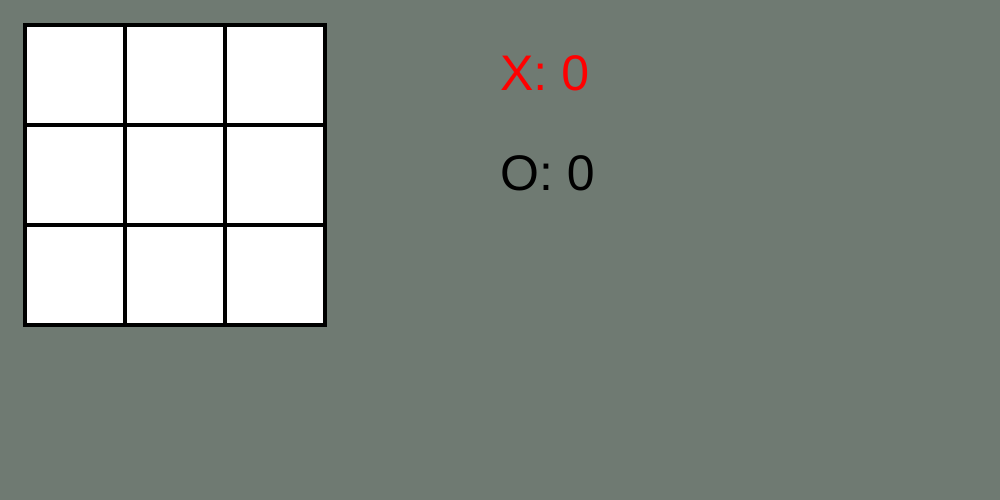
Frame 1 (no input)
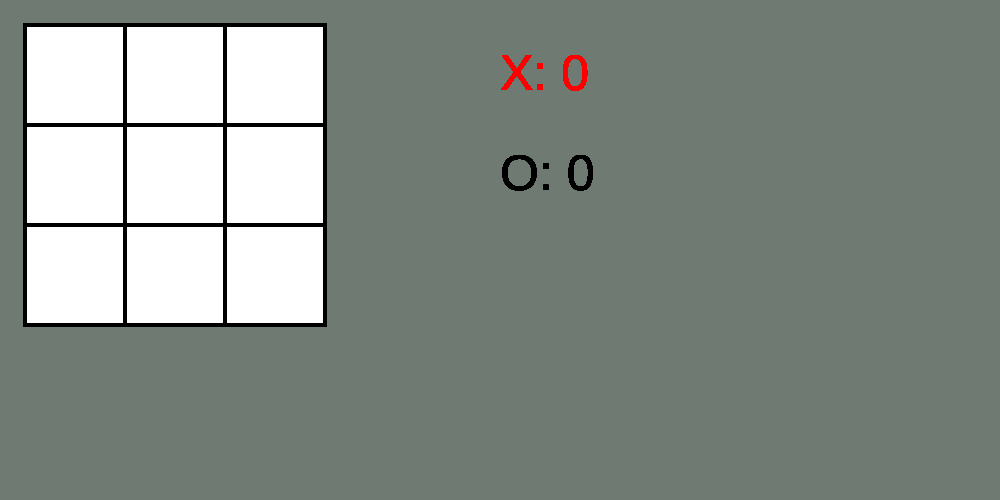
Frame 60 (no input)
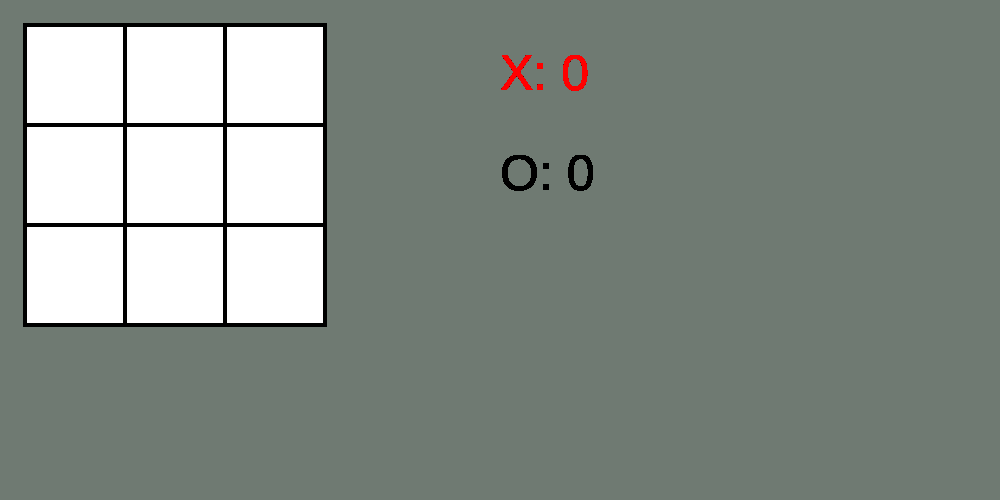
Frame 120 (the mouse pressed at the canvas centre since frame 60)

The p5.js sketch that drew these frames (run headless with seeded random() and noise() and a simulated clock; from frame 60 on, the mouse is pressed at the canvas centre):

// p5.js sketch
// ── sketch.js
let game = [1,2,3,4,5,6,7,8,9]
let userTurn = 'X'
let winner
let xScore = 0
let yScore = 0
function setup() {
    createCanvas(1000, 500);
    background(111, 122, 114);

    strokeWeight(4)
    rect(25, 25, 100, 100);
    rect(125, 25, 100, 100);
    rect(225, 25, 100, 100);
  
    rect(25, 125, 100, 100);
    rect(125, 125, 100, 100);
    rect(225, 125, 100, 100);
  
    rect(25, 225, 100, 100);
    rect(125, 225, 100, 100);
    rect(225, 225, 100, 100);

}

function draw() {
    textSize(50);

    if(userTurn == 'X'){
      fill(255,0,0)
      text("X: " + xScore, 500, 90);
      fill(0)
      text("O: " + yScore, 500, 190);
    }
    else{
      fill(0)
      text("X: " + xScore, 500, 90);
      fill(255,0,0)
      text("O: " + yScore, 500, 190);

    }
   
   
    //row 1
    
    
   
   
    
}

function mouseClicked() {
  fill(0,0,0)
  if(mouseX > 25 && mouseX < 125 && mouseY > 25 && mouseY < 125){
    game.splice(0, 1, userTurn)
    console.log('(1,1)')
    textSize(50);
    text(userTurn, 60, 90);
    if(userTurn == 'X'){
      userTurn = 'O'
    }
    else {
      userTurn = 'X'
    }
    if(checkWinner()){
        textSize(50);
        if(userTurn == 'X'){
            text("O is the winner!!!",25, 400);
            yScore++
          }
          else{
            text("X is the winner!!!",25, 400);
            xScore++
          }
        setTimeout(reset,1500);
        
      }
    console.log(game)
    console.log(checkWinner())
  }
  
  if(mouseX > 125 && mouseX < 225 && mouseY > 25  && mouseY < 125){
    game.splice(1, 1, userTurn)
    console.log('(2,1)')
    textSize(50);
    text(userTurn, 160, 90);
    if(userTurn == 'X'){
      userTurn = 'O'
    }
    else {
      userTurn = 'X'
    }
    if(checkWinner()){
      textSize(50);
      if(userTurn == 'X'){
          text("O is the winner!!!",25, 400);
          yScore++
        }
        else{
          text("X is the winner!!!",25, 400);
          xScore++
        }
      setTimeout(reset,1500);
      
    }
    console.log(checkWinner())
  }
  if(mouseX > 225 && mouseX < 325 && mouseY > 25  && mouseY < 125){
    game.splice(2, 1, userTurn)
    console.log('(3,1)') 
    textSize(50);
    text(userTurn, 260, 90);
    if(userTurn == 'X'){
      userTurn = 'O'
    }
    else {
      userTurn = 'X'
    }
    if(checkWinner()){
      textSize(50);
      if(userTurn == 'X'){
          text("O is the winner!!!",25, 400);
          yScore++
        }
        else{
          text("X is the winner!!!",25, 400);
          xScore++
        }
      setTimeout(reset,1500);
      
    }
    console.log(checkWinner())
  }
  
  if(mouseX > 25 && mouseX < 125 && mouseY > 125  && mouseY < 225){
    game.splice(3, 1, userTurn)
    console.log('(1,2)')
    
    textSize(50);
    text(userTurn, 60, 190);
    if(userTurn == 'X'){
      userTurn = 'O'
    }
    else {
      userTurn = 'X'
    }
    if(checkWinner()){
      textSize(50);
      if(userTurn == 'X'){
          text("O is the winner!!!",25, 400);
          yScore++
        }
        else{
          text("X is the winner!!!",25, 400);
          xScore++
        }
      setTimeout(reset,1500);
      
    }
    console.log(checkWinner())
  }
  
  if(mouseX > 125 && mouseX < 225 && mouseY > 125  && mouseY < 225){
    game.splice(4, 1, userTurn)
    console.log('(2,2)')
    textSize(50);
    text(userTurn,160, 190);
    if(userTurn == 'X'){
      userTurn = 'O'
    }
    else {
      userTurn = 'X'
    }
    if(checkWinner()){
      textSize(50);
      if(userTurn == 'X'){
          text("O is the winner!!!",25, 400);
          yScore++
        }
        else{
          text("X is the winner!!!",25, 400);
          xScore++
        }
      setTimeout(reset,1500);
      
    }
    console.log(checkWinner())
  }
  
  if(mouseX > 225 && mouseX < 325 && mouseY > 125  && mouseY < 225){
    game.splice(5, 1, userTurn)
    console.log('(3,2)')
    textSize(50);
    text(userTurn,260, 190);
    if(userTurn == 'X'){
      userTurn = 'O'
    }
    else {
      userTurn = 'X'
    }
    if(checkWinner()){
      textSize(50);
      if(userTurn == 'X'){
          text("O is the winner!!!",25, 400);
          yScore++
        }
        else{
          text("X is the winner!!!",25, 400);
          xScore++
        }
      setTimeout(reset,1500);
      
    }
    console.log(checkWinner())
  }
  
  if(mouseX > 25 && mouseX < 125 && mouseY > 225 && mouseY < 325){
    game.splice(6, 1, userTurn)
    console.log('(1,3)')
    textSize(50);
    text(userTurn,60, 290);
    if(userTurn == 'X'){
      userTurn = 'O'
    }
    else {
      userTurn = 'X'
    }
    if(checkWinner()){
      textSize(50);
      if(userTurn == 'X'){
          text("O is the winner!!!",25, 400);
          yScore++
        }
        else{
          text("X is the winner!!!",25, 400);
          xScore++
        }
      setTimeout(reset,1500);
      
    }
    console.log(checkWinner())
  }
  if(mouseX > 125 && mouseX < 225 && mouseY > 225 && mouseY < 325){
    game.splice(7, 1, userTurn)
    console.log('(2,3)')
    textSize(50);
    text(userTurn,160, 290);
    if(userTurn == 'X'){
      userTurn = 'O'
    }
    else {
      userTurn = 'X'
    }
    if(checkWinner()){
      textSize(50);
      if(userTurn == 'X'){
          text("O is the winner!!!",25, 400);
          yScore++
        }
        else{
          text("X is the winner!!!",25, 400);
          xScore++
        }
      setTimeout(reset,1500);
      
    }
    console.log(checkWinner())
  }
  if(mouseX > 225 && mouseX < 325 && mouseY > 225  && mouseY < 325){
    game.splice(8, 1, userTurn)
    console.log('(3,3)')
    textSize(50);
    text(userTurn,260, 290);
    if(userTurn == 'X'){
      userTurn = 'O'
    }
    else {
      userTurn = 'X'
    }
    if(checkWinner()){
      textSize(50);
      if(userTurn == 'X'){
          text("O is the winner!!!",25, 400);
          yScore++
        }
        else{
          text("X is the winner!!!",25, 400);
          xScore++
        }
      setTimeout(reset,1500);
      
    }
  }
  console.log(game)
  console.log("X: " + xScore)
  console.log("Y: " + yScore)
  
}

function checkWinner() {
  if(game[0] == game[1] && game[0] == game[2]) {
    winner = game[0]
    console.log(winner)
    return true
  }
  if(game[3] == game[4] && game[3] == game[5]) {
    winner = game[3]
    return true
  }
  if(game[6] == game[7] && game[6] == game[8]) {
    winner = game[6]
    return true
  }
  if(game[0] == game[3] && game[0] == game[6]) {
    winner = game[0]
    return true
  }
  if(game[1] == game[4] && game[1] == game[7]) {
    winner = game[1]
    return true
  }
  if(game[2] == game[5] && game[2] == game[8]) {
    winner = game[2]
    return true
  }
  if(game[0] == game[4] && game[0] == game[8]){
    winner = game[0]
    return true
  }
  if(game[6] == game[4] && game[6] == game[2]){
    winner = game[6]
    return true
  }
  if(game.includes(1) == true){
    winner = "Tie"
    return false
  }
  
  else{
    return false
  }
}

function reset(){
        fill(255,255,255)
        strokeWeight(4);
        clear();
        background(111, 122, 114);
        //row 1
        rect(25, 25, 100, 100);
        rect(125, 25, 100, 100);
        rect(225, 25, 100, 100);
      
        rect(25, 125, 100, 100);
        rect(125, 125, 100, 100);
        rect(225, 125, 100, 100);
      
        rect(25, 225, 100, 100);
        rect(125, 225, 100, 100);
        rect(225, 225, 100, 100);

        text("X: " + xScore, 500, 90);
        text("O: " + yScore, 500, 190);
        game = [1,2,3,4,5,6,7,8,9]
         
  
}
